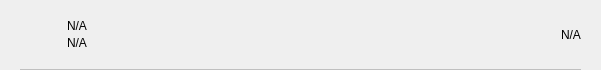
<?xml version="1.0" encoding="UTF-8"?>
<ui version="4.0">
 <class>TxRow</class>
 <widget class="QWidget" name="TxRow">
  <property name="geometry">
   <rect>
    <x>0</x>
    <y>0</y>
    <width>601</width>
    <height>70</height>
   </rect>
  </property>
  <property name="minimumSize">
   <size>
    <width>0</width>
    <height>40</height>
   </size>
  </property>
  <property name="windowTitle">
   <string>Form</string>
  </property>
  <layout class="QVBoxLayout" name="verticalLayout_3">
   <property name="spacing">
    <number>0</number>
   </property>
   <property name="leftMargin">
    <number>0</number>
   </property>
   <property name="topMargin">
    <number>0</number>
   </property>
   <property name="rightMargin">
    <number>0</number>
   </property>
   <property name="bottomMargin">
    <number>0</number>
   </property>
   <item>
    <widget class="QWidget" name="rowContainer" native="true">
     <layout class="QVBoxLayout" name="verticalLayout_2">
      <property name="spacing">
       <number>9</number>
      </property>
      <property name="leftMargin">
       <number>20</number>
      </property>
      <property name="topMargin">
       <number>9</number>
      </property>
      <property name="rightMargin">
       <number>20</number>
      </property>
      <property name="bottomMargin">
       <number>0</number>
      </property>
      <item>
       <widget class="QFrame" name="frame">
        <property name="styleSheet">
         <string notr="true">border:none;</string>
        </property>
        <property name="frameShape">
         <enum>QFrame::StyledPanel</enum>
        </property>
        <property name="frameShadow">
         <enum>QFrame::Raised</enum>
        </property>
        <layout class="QHBoxLayout" name="horizontalLayout" stretch="0,2,0">
         <property name="leftMargin">
          <number>0</number>
         </property>
         <property name="topMargin">
          <number>0</number>
         </property>
         <property name="rightMargin">
          <number>0</number>
         </property>
         <property name="bottomMargin">
          <number>0</number>
         </property>
         <item>
          <widget class="QPushButton" name="icon">
           <property name="focusPolicy">
            <enum>Qt::NoFocus</enum>
           </property>
           <property name="styleSheet">
            <string notr="true">border:none;</string>
           </property>
           <property name="text">
            <string/>
           </property>
           <property name="iconSize">
            <size>
             <width>28</width>
             <height>28</height>
            </size>
           </property>
          </widget>
         </item>
         <item>
          <layout class="QVBoxLayout" name="verticalLayout">
           <property name="spacing">
            <number>3</number>
           </property>
           <property name="leftMargin">
            <number>9</number>
           </property>
           <item>
            <widget class="QLabel" name="lblAddress">
             <property name="styleSheet">
              <string notr="true"/>
             </property>
             <property name="text">
              <string notr="true">N/A</string>
             </property>
             <property name="alignment">
              <set>Qt::AlignBottom|Qt::AlignLeading|Qt::AlignLeft</set>
             </property>
            </widget>
           </item>
           <item>
            <widget class="QLabel" name="lblDate">
             <property name="styleSheet">
              <string notr="true"/>
             </property>
             <property name="text">
              <string notr="true">N/A</string>
             </property>
             <property name="alignment">
              <set>Qt::AlignLeading|Qt::AlignLeft|Qt::AlignTop</set>
             </property>
            </widget>
           </item>
          </layout>
         </item>
         <item>
          <widget class="QLabel" name="lblAmount">
           <property name="styleSheet">
            <string notr="true"/>
           </property>
           <property name="text">
            <string notr="true">N/A</string>
           </property>
          </widget>
         </item>
        </layout>
       </widget>
      </item>
      <item>
       <widget class="QLabel" name="lblDivisory">
        <property name="minimumSize">
         <size>
          <width>0</width>
          <height>1</height>
         </size>
        </property>
        <property name="maximumSize">
         <size>
          <width>16777215</width>
          <height>1</height>
         </size>
        </property>
        <property name="styleSheet">
         <string notr="true">background-color:#BFBFBF;</string>
        </property>
        <property name="text">
         <string/>
        </property>
        <property name="alignment">
         <set>Qt::AlignBottom|Qt::AlignLeading|Qt::AlignLeft</set>
        </property>
       </widget>
      </item>
     </layout>
    </widget>
   </item>
  </layout>
 </widget>
 <resources/>
 <connections/>
</ui>
